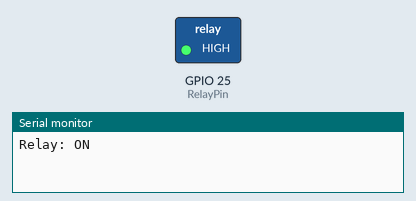
A sketch run on a simulated ESP32. On the bench: switched loads named in the sketch (green lamp = pin HIGH), the last lines printed to the serial monitor.

Above: at 1.5 s.
At 3.5 s:
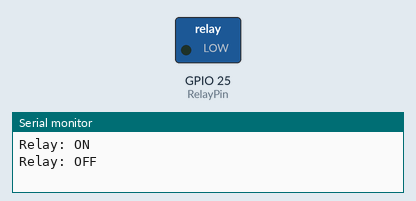
Timing chart, 0 to 5.2 s (numbered marks = the images above):
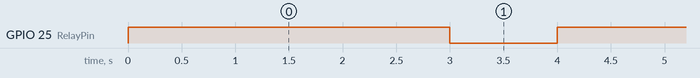

Measured:
- by itself, GPIO 25 (RelayPin): alternates HIGH for 3.0 s and LOW for 1.0 s

The sketch:

05._Relay.ino
```cpp
#define RelayPin 25

void setup() {
  Serial.begin(9600);
  pinMode(RelayPin, OUTPUT);

}

void loop() {
  Serial.println("Relay: ON");
  digitalWrite(RelayPin, HIGH);
  delay(3000);
  Serial.println("Relay: OFF");
  digitalWrite(RelayPin, LOW);
  delay(1000);
}
```
